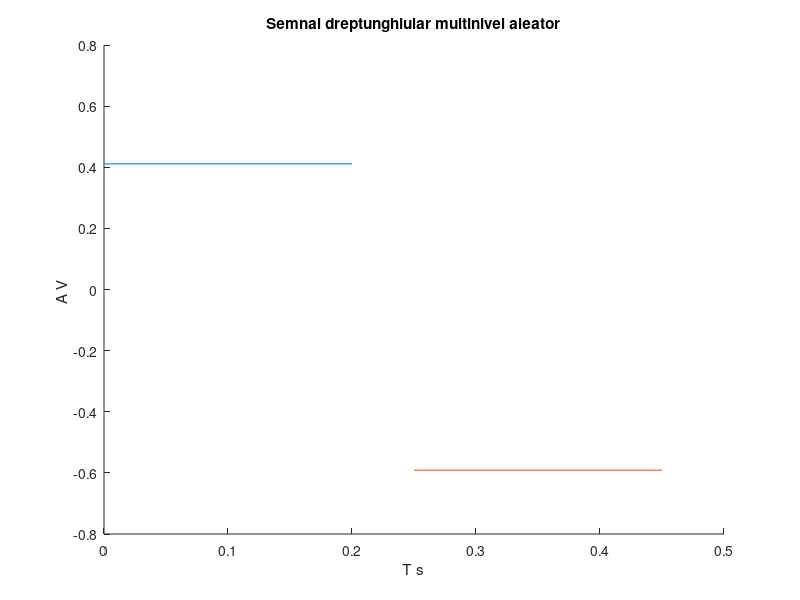

Write the MATLAB code that produced this figure.
hold on;
%folosesc aceasta intructiune pentru a pastra graficul curent atunci cand
%adaug alt grafic
%temporara de 200ms
r1=rand(1);
r2=rand(1);

t1=0:.2:0.25;
t2=0.25:.2:0.5;
x1=r1*square(2*pi*4*t1,100);
x2=-r2*square(2*pi*4*t2,100);
plot(t1,x1);
plot(t2,x2);
xlabel('T s')
ylabel('A V ')
title('Semnal dreptunghiular multinivel aleator')
%am ales sa reprezint doua perioade, acestea se poate extinde procedand
%aseamnator